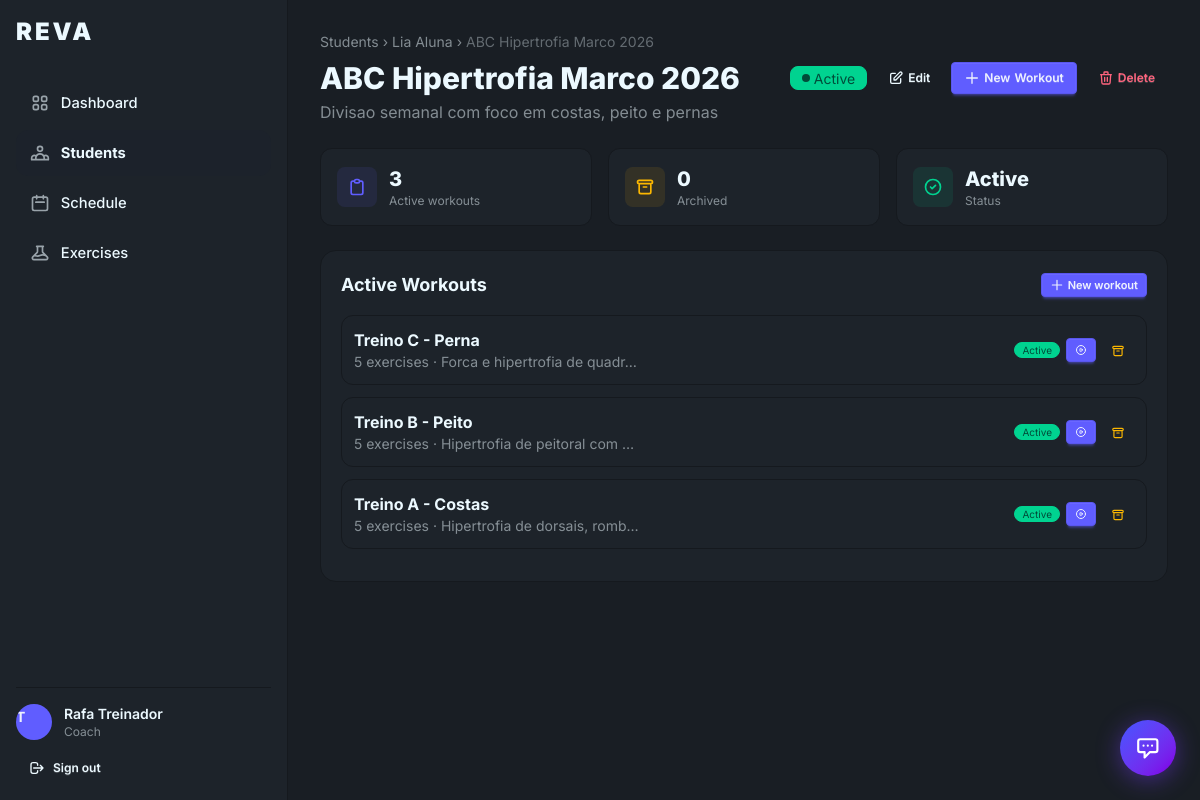
Page /workouts/plans/2/ (signed in) on the committed database.
### workouts/models.py (models this page shows, shortened)
class TrainingPlan(models.Model):
	athlete = models.ForeignKey(Athlete, on_delete=models.CASCADE, related_name="training_plans")
	name = models.CharField("Nome do plano", max_length=150)
	objective = models.CharField("Objetivo", max_length=300, blank=True)
	origin = models.CharField(max_length=30, choices=PlanOrigin.choices, default=PlanOrigin.TRAINER_PRESCRIBED)
	is_active = models.BooleanField("Ativo", default=True)
	created_by = models.ForeignKey(
		settings.AUTH_USER_MODEL,
		on_delete=models.CASCADE,
		related_name="created_plans",
	)
	created_at = models.DateTimeField(auto_now_add=True)
	updated_at = models.DateTimeField(auto_now=True)
	class Meta:
		ordering = ["-updated_at"]

class WorkoutPlan(models.Model):
	plan = models.ForeignKey(
		TrainingPlan,
		on_delete=models.CASCADE,
		related_name="workouts",
		null=True,
		blank=True,
	)
	athlete = models.ForeignKey(Athlete, on_delete=models.CASCADE, related_name="workout_plans")
	name = models.CharField(max_length=120)
	objective = models.CharField(max_length=200, blank=True)
	origin = models.CharField(max_length=30, choices=PlanOrigin.choices, default=PlanOrigin.TRAINER_PRESCRIBED)
	is_active = models.BooleanField(default=True)
	is_archived = models.BooleanField("Arquivado", default=False)
	created_by = models.ForeignKey(settings.AUTH_USER_MODEL, on_delete=models.CASCADE, related_name="created_workouts")
	created_at = models.DateTimeField(auto_now_add=True)
	updated_at = models.DateTimeField(auto_now=True)
	class Meta:
		ordering = ["-updated_at"]

### athletes/models.py (models this page shows, shortened)
class Athlete(models.Model):
	user = models.OneToOneField(settings.AUTH_USER_MODEL, on_delete=models.CASCADE, related_name="athlete_profile")
	trainer = models.ForeignKey(
		settings.AUTH_USER_MODEL,
		on_delete=models.SET_NULL,
		related_name="athletes",
		null=True,
		blank=True,
	)
	relationship_status = models.CharField(
		max_length=20,
		choices=StudentRelationshipStatus.choices,
		default=StudentRelationshipStatus.INDEPENDENT,
	)
	notes = models.TextField(blank=True)
	allow_student_load_updates = models.BooleanField(
		default=False,
		verbose_name="Permitir atualizacao de carga pelo aluno",
		help_text="Quando ativo, o aluno pode registrar a propria evolucao de carga nos treinos.",
	)
	relationship_started_at = models.DateTimeField(null=True, blank=True)
	relationship_ended_at = models.DateTimeField(null=True, blank=True)
	created_at = models.DateTimeField(auto_now_add=True)

### accounts/models.py (models this page shows, shortened)
class User(AbstractUser):
	role = models.CharField(max_length=20, choices=UserRole.choices, default=UserRole.STUDENT)
	@property
	def is_trainer(self):
		return self.role == UserRole.TRAINER

### workouts/views.py (the view)
# urls.py: path("plans/<int:pk>/", TrainingPlanDetailView.as_view(), name="plan-detail"),
class TrainingPlanDetailView(LoginRequiredMixin, TrainerRequiredMixin, DetailView):
	model = TrainingPlan
	template_name = "workouts/plan_detail.html"
	context_object_name = "plan"
	def get_queryset(self):
		return _trainer_plan_queryset(self.request.user).select_related("athlete__user").prefetch_related(
			"workouts__exercises__exercise_ref",
		)
	def get_context_data(self, **kwargs):
		ctx = super().get_context_data(**kwargs)
		workouts = self.object.workouts.all()
		ctx["active_workouts"] = workouts.filter(is_active=True, is_archived=False)
		ctx["archived_workouts"] = workouts.filter(is_archived=True)
		return ctx

### core/mixins.py (called while the page is built)
    def test_func(self):
        return self.request.user.is_authenticated and self.request.user.is_trainer

### workouts/views.py (called while the page is built)
def _trainer_plan_queryset(user):
	return TrainingPlan.objects.filter(
		created_by=user,
		athlete__trainer=user,
		athlete__relationship_status=StudentRelationshipStatus.ACTIVE,
	)

### templates/workouts/plan_detail.html (shortened to what this page needs)
{% extends 'base.html' %}
{% block screen_id %}plan-detail{% endblock %}
{% block nav_students %}active{% endblock %}
{% block content %}
<div class="mb-6 flex flex-col sm:flex-row sm:items-center sm:justify-between gap-3">
  <div>
    <div class="flex items-center gap-1 text-sm opacity-50 mb-2">
      <a href="{% url 'student-list' %}" class="hover:opacity-80 transition">Students</a>
      <span>›</span>
      <a href="{% url 'student-detail' plan.athlete.pk %}" class="hover:opacity-80 transition">{{ plan.athlete.user.get_full_name|default:plan.athlete.user.username }}</a>
      <span>›</span>
      <span class="opacity-70">{{ plan.name }}</span>
    </div>
    <h1 class="text-2xl sm:text-3xl font-extrabold">{{ plan.name }}</h1>
    <p class="opacity-50 mt-1">
      {% if plan.objective %}{{ plan.objective }}{% else %}Training plan{% endif %}
    </p>
  </div>
  <div class="flex items-center gap-2 flex-wrap sm:justify-end">
    {% if plan.is_active %}
      <span class="badge badge-success gap-1">
        <span class="w-2 h-2 rounded-full bg-success-content inline-block"></span>Active
      </span>
    {% else %}
      <span class="badge badge-ghost">Inactive</span>
    {% endif %}
    <a href="{% url 'plan-edit' plan.pk %}" class="btn btn-ghost btn-sm gap-1">
      <svg class="w-4 h-4" fill="none" viewBox="0 0 24 24" stroke="currentColor"><path stroke-linecap="round" stroke-linejoin="round" stroke-width="2" d="M11 5H6a2 2 0 00-2 2v11a2 2 0 002 2h11a2 2 0 002-2v-5m-1.414-9.414a2 2 0 112.828 2.828L11.828 15H9v-2.828l8.586-8.586z"/></svg>
      <span class="hidden sm:inline">Edit</span>
    </a>
    <a href="{% url 'plan-workout-create' plan.pk %}" class="btn btn-primary btn-sm gap-1">
      <svg class="w-4 h-4" fill="none" viewBox="0 0 24 24" stroke="currentColor"><path stroke-linecap="round" stroke-linejoin="round" stroke-width="2" d="M12 4v16m8-8H4"/></svg>
      <span class="hidden sm:inline">New</span> Workout
    </a>
    <a href="{% url 'plan-delete' plan.pk %}" class="btn btn-ghost btn-sm text-error gap-1">
      <svg class="w-4 h-4" fill="none" viewBox="0 0 24 24" stroke="currentColor"><path stroke-linecap="round" stroke-linejoin="round" stroke-width="2" d="M19 7l-.867 12.142A2 2 0 0116.138 21H7.862a2 2 0 01-1.995-1.858L5 7m5 4v6m4-6v6m1-10V4a1 1 0 00-1-1h-4a1 1 0 00-1 1v3M4 7h16"/></svg>
      <span class="hidden sm:inline">Delete</span>
    </a>
  </div>
</div>
<div class="grid grid-cols-3 gap-3 sm:gap-4 mb-6">
  <div class="bg-base-100 rounded-xl border border-base-300 p-3 sm:p-4 flex items-center gap-2 sm:gap-3">
    <div class="w-8 h-8 sm:w-10 sm:h-10 rounded-lg bg-primary/10 flex items-center justify-center">
      <svg class="w-4 h-4 sm:w-5 sm:h-5 text-primary" fill="none" viewBox="0 0 24 24" stroke="currentColor"><path stroke-linecap="round" stroke-linejoin="round" stroke-width="2" d="M9 5H7a2 2 0 00-2 2v12a2 2 0 002 2h10a2 2 0 002-2V7a2 2 0 00-2-2h-2M9 5a2 2 0 002 2h2a2 2 0 002-2M9 5a2 2 0 012-2h2a2 2 0 012 2"/></svg>
    </div>
    <div>
      <p class="text-lg sm:text-xl font-extrabold">{{ active_workouts|length }}</p>
      <p class="text-[10px] sm:text-xs opacity-50">Active workouts</p>
    </div>
  </div>
  <div class="bg-base-100 rounded-xl border border-base-300 p-3 sm:p-4 flex items-center gap-2 sm:gap-3">
    <div class="w-8 h-8 sm:w-10 sm:h-10 rounded-lg bg-warning/10 flex items-center justify-center">
      <svg class="w-4 h-4 sm:w-5 sm:h-5 text-warning" fill="none" viewBox="0 0 24 24" stroke="currentColor"><path stroke-linecap="round" stroke-linejoin="round" stroke-width="2" d="M5 8h14M5 8a2 2 0 110-4h14a2 2 0 110 4M5 8v10a2 2 0 002 2h10a2 2 0 002-2V8m-9 4h4"/></svg>
    </div>
    <div>
      <p class="text-lg sm:text-xl font-extrabold">{{ archived_workouts|length }}</p>
      <p class="text-[10px] sm:text-xs opacity-50">Archived</p>
    </div>
  </div>
  <div class="bg-base-100 rounded-xl border border-base-300 p-3 sm:p-4 flex items-center gap-2 sm:gap-3">
    <div class="w-8 h-8 sm:w-10 sm:h-10 rounded-lg flex items-center justify-center {% if plan.is_active %}bg-success/10{% else %}bg-base-200{% endif %}">
      {% if plan.is_active %}
        <svg class="w-4 h-4 sm:w-5 sm:h-5 text-success" fill="none" viewBox="0 0 24 24" stroke="currentColor"><path stroke-linecap="round" stroke-linejoin="round" stroke-width="2" d="M9 12l2 2 4-4m6 2a9 9 0 11-18 0 9 9 0 0118 0z"/></svg>
      {% else %}
        <svg class="w-4 h-4 sm:w-5 sm:h-5 opacity-40" fill="none" viewBox="0 0 24 24" stroke="currentColor"><path stroke-linecap="round" stroke-linejoin="round" stroke-width="2" d="M10 14l2-2m0 0l2-2m-2 2l-2-2m2 2l2 2m7-2a9 9 0 11-18 0 9 9 0 0118 0z"/></svg>
      {% endif %}
    </div>
    <div>
      <p class="text-lg sm:text-xl font-extrabold">{% if plan.is_active %}Active{% else %}Inactive{% endif %}</p>
      <p class="text-[10px] sm:text-xs opacity-50">Status</p>
    </div>
  </div>
</div>
<div class="bg-base-100 rounded-2xl border border-base-300 p-5 mb-6">
  <div class="flex items-center justify-between mb-4">
    <h2 class="font-bold text-lg">Active Workouts</h2>
    <a href="{% url 'plan-workout-create' plan.pk %}" class="btn btn-primary btn-xs gap-1">
      <svg class="w-3.5 h-3.5" fill="none" viewBox="0 0 24 24" stroke="currentColor"><path stroke-linecap="round" stroke-linejoin="round" stroke-width="2" d="M12 4v16m8-8H4"/></svg>
      New workout
    </a>
  </div>
  {% for workout in active_workouts %}
    <div class="flex items-center gap-3 sm:gap-4 p-3 rounded-xl border border-base-300 mb-3 hover:border-primary transition group">
      <a href="{% url 'workout-detail' workout.pk %}" class="flex-1 min-w-0 flex items-center gap-3">
        <div class="flex-1 min-w-0">
          <p class="font-bold group-hover:text-primary transition truncate">{{ workout.name }}</p>
          <p class="text-sm opacity-50">
            {{ workout.exercises.count }} exercise{{ workout.exercises.count|pluralize:"s" }}
            {% if workout.objective %} · {{ workout.objective|truncatechars:30 }}{% endif %}
          </p>
        </div>
      </a>
      <div class="flex items-center gap-1.5 shrink-0">
        {% if workout.is_active %}
          <span class="badge badge-success badge-xs gap-1">Active</span>
        {% else %}
          <span class="badge badge-ghost badge-xs">Inactive</span>
        {% endif %}
        <a href="{% url 'workout-session' workout.pk %}" class="btn btn-primary btn-xs gap-1" title="Session">
        </a>
        <form method="post" action="{% url 'workout-archive' workout.pk %}" class="inline">
          <button type="submit" class="btn btn-ghost btn-xs text-warning" title="Archive workout">
            <svg class="w-3.5 h-3.5" fill="none" viewBox="0 0 24 24" stroke="currentColor"><path stroke-linecap="round" stroke-linejoin="round" stroke-width="2" d="M5 8h14M5 8a2 2 0 110-4h14a2 2 0 110 4M5 8v10a2 2 0 002 2h10a2 2 0 002-2V8m-9 4h4"/></svg>
          </button>
        </form>
      </div>
    </div>
  {% empty %}
    <div class="text-center py-8 opacity-50">
      <p class="mb-2">No active workouts in this plan.</p>
      <a href="{% url 'plan-workout-create' plan.pk %}" class="btn btn-primary btn-sm">Create first workout</a>
    </div>
  {% endfor %}
</div>
{% endblock %}

### templates/base.html (shortened to what this page needs)
<!doctype html>
<html lang="en" data-theme="dark">
<head>
  <link href="https://cdn.jsdelivr.net/npm/daisyui@5" rel="stylesheet" type="text/css" />
  <script src="https://cdn.jsdelivr.net/npm/@tailwindcss/browser@4"></script>
  {% if request.user.is_authenticated %}
  <link rel="stylesheet" href="/static/css/assistant.css">
  {% endif %}
</head>
<body class="bg-base-200 min-h-screen" data-screen-id="{% block screen_id %}default{% endblock %}">
  <div class="drawer lg:drawer-open">
    <div class="drawer-content flex flex-col min-h-screen">
      <main class="app-main flex-1 p-3 sm:p-4 lg:p-8">
        {% block content %}{% endblock %}
      </main>
    </div>
    <div class="drawer-side z-40">
      <aside class="flex flex-col w-72 bg-base-100 border-r border-base-300 p-4 min-h-screen">
        <a href="{% url 'landing' %}" class="text-2xl font-black tracking-wider mb-8 block" style="letter-spacing:.12em">REVA</a>
        <nav class="flex flex-col gap-1 flex-1">
          {% if request.user.is_authenticated %}
            {% if request.user.is_trainer %}
              <a href="{% url 'trainer-dashboard' %}" class="sidebar-link {% block nav_dashboard %}{% endblock %}">
                Dashboard
              </a>
              <a href="{% url 'student-list' %}" class="sidebar-link {% block nav_students %}{% endblock %}">
                Students
              </a>
              <a href="{% url 'schedule' %}" class="sidebar-link {% block nav_schedule %}{% endblock %}">
                <svg fill="none" viewBox="0 0 24 24" stroke="currentColor"><path stroke-linecap="round" stroke-linejoin="round" stroke-width="2" d="M8 7V3m8 4V3m-9 8h10M5 21h14a2 2 0 002-2V7a2 2 0 00-2-2H5a2 2 0 00-2 2v12a2 2 0 002 2z"/></svg>
                Schedule
              </a>
              <a href="{% url 'exercise-catalog-list' %}" class="sidebar-link {% block nav_exercises %}{% endblock %}">
                Exercises
              </a>
            {% endif %}
          {% endif %}
        </nav>
        {% if request.user.is_authenticated %}
        <div class="border-t border-base-300 pt-4 mt-4">
          <div class="flex items-center gap-3 mb-3">
            <div class="avatar placeholder">
              <div class="bg-primary text-primary-content w-9 rounded-full">
                <span class="text-sm font-bold">{{ request.user.username|make_list|first|upper }}</span>
              </div>
            </div>
            <div class="leading-tight">
              <p class="font-semibold text-sm">{{ request.user.get_full_name|default:request.user.username }}</p>
              <p class="text-xs opacity-50">{% if request.user.is_trainer %}Coach{% else %}Student{% endif %}</p>
            </div>
          </div>
          <form method="post" action="{% url 'logout' %}">
            <button type="submit" class="btn btn-ghost btn-sm btn-block justify-start gap-2">
              <svg class="w-4 h-4" fill="none" viewBox="0 0 24 24" stroke="currentColor"><path stroke-linecap="round" stroke-linejoin="round" stroke-width="2" d="M17 16l4-4m0 0l-4-4m4 4H7m6 4v1a3 3 0 01-3 3H6a3 3 0 01-3-3V7a3 3 0 013-3h4a3 3 0 013 3v1"/></svg>
              Sign out
            </button>
          </form>
        </div>
        {% endif %}
      </aside>
    </div>
  </div>
  {% if request.user.is_authenticated %}
  <button id="reva-fab" class="reva-fab" title="REVA Assistant (Ctrl+K)" aria-label="Open assistant">
    <svg class="reva-fab-icon-chat" fill="none" viewBox="0 0 24 24" stroke="currentColor">
      <path stroke-linecap="round" stroke-linejoin="round" stroke-width="2" d="M8 10h.01M12 10h.01M16 10h.01M9 16H5a2 2 0 01-2-2V6a2 2 0 012-2h14a2 2 0 012 2v8a2 2 0 01-2 2h-5l-5 5v-5z"/>
    </svg>
  </button>
  {% endif %}
</body>
</html>

### static/css/assistant.css (style rules this page uses)
.reva-fab { position: fixed; bottom: 1.5rem; right: 1.5rem; z-index: 9998; width: 3.5rem; height: 3.5rem; border-radius: 50%; background: linear-gradient(135deg, oklch(.55 .25 270), oklch(.50 .28 300)); color: #fff; border: none; cursor: pointer; display: flex; align-items: center; justify-content: center; box-shadow: 0 4px 24px rgba(120, 60, 255, .45), 0 0 0 0 rgba(120, 60, 255, .3); transition: transform .2s cubic-bezier(.4,0,.2,1), box-shadow .2s; animation: reva-fab-pulse 3s ease-in-out infinite; }
.reva-fab svg { width: 1.6rem; height: 1.6rem; transition: transform .3s; }

### templates/base.html (style rules this page uses)
body { font-family: 'Inter', system-ui, sans-serif; -webkit-tap-highlight-color: transparent; }
.sidebar-link { display:flex; align-items:center; gap:.65rem; padding:.75rem .9rem; border-radius:.75rem; font-weight:500; font-size:.92rem; color:inherit; text-decoration:none; transition:background .15s; min-height:44px; }
.sidebar-link:hover, .sidebar-link.active { background:oklch(.25 .02 260); }
.sidebar-link.active { font-weight:700; }
.sidebar-link svg { width:20px; height:20px; flex-shrink:0; opacity:.6; }
.app-main { padding-bottom:5.75rem; }
@media (min-width: 1024px) { .app-main { padding-bottom:2rem; } }

### rows in the picture
TrainingPlan: athlete.user.get_full_name "Lia Aluna", name "ABC Hipertrofia Marco 2026", objective "Divisao semanal com foco em costas, peito e pernas"
WorkoutPlan: name "Treino C - Perna", exercises.count "5", objective "Forca e hipertrofia de quadr…", is_active "Active"
WorkoutPlan: name "Treino B - Peito", exercises.count "5", objective "Hipertrofia de peitoral com …", is_active "Active"
WorkoutPlan: name "Treino A - Costas", exercises.count "5", objective "Hipertrofia de dorsais, romb…", is_active "Active"
User: user.username|make_list "T", user.get_full_name "Rafa Treinador"

### other values in the picture
{{ active_workouts|length }} "3"
{{ archived_workouts|length }} "0"
